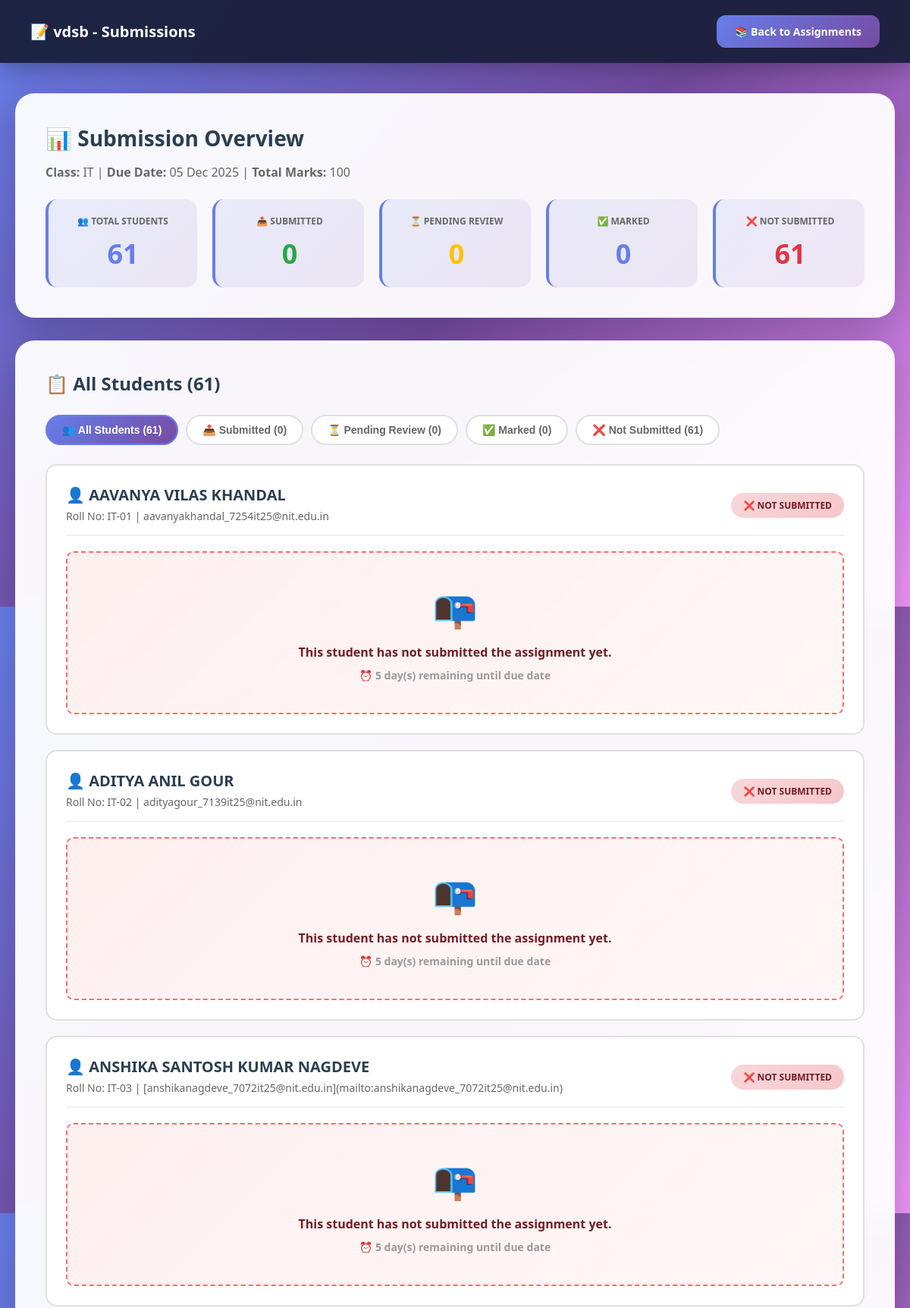
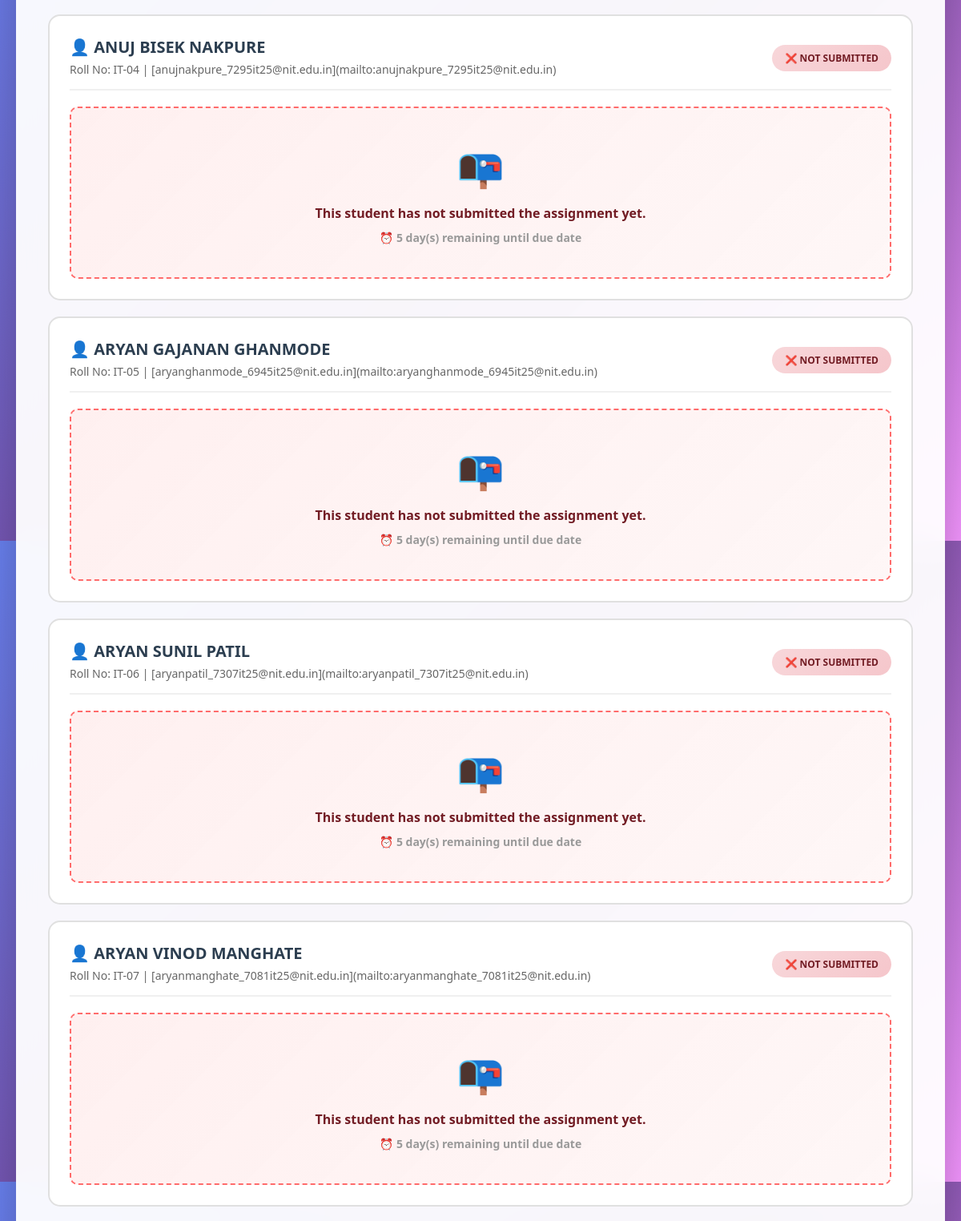
Screenshot of /teacher/view_submissions.php?assignment_id=6 (signed in, upper part) with the database file from the repository (2 pictures, top to bottom).
### tables this page shows
CREATE TABLE `assignments` (
  `id` int(11) NOT NULL,
  `teacher_id` int(11) NOT NULL,
  `class_id` int(11) NOT NULL,
  `title` varchar(255) NOT NULL,
  `description` text DEFAULT NULL,
  `due_date` date NOT NULL,
  `total_marks` int(11) NOT NULL DEFAULT 100,
  `file_path` varchar(255) DEFAULT NULL,
  `created_at` timestamp NOT NULL DEFAULT current_timestamp(),
  `updated_at` timestamp NOT NULL DEFAULT current_timestamp() ON UPDATE current_timestamp()
);

CREATE TABLE `classes` (
  `id` int(11) NOT NULL,
  `class_name` varchar(100) NOT NULL,
  `department_id` int(11) NOT NULL,
  `year` int(11) NOT NULL,
  `section` varchar(10) NOT NULL,
  `teacher_id` int(11) NOT NULL,
  `semester` int(11) NOT NULL,
  `academic_year` varchar(20) NOT NULL,
  `created_at` timestamp NOT NULL DEFAULT current_timestamp()
);

CREATE TABLE `students` (
  `id` int(11) NOT NULL,
  `roll_number` varchar(50) NOT NULL,
  `full_name` varchar(100) NOT NULL,
  `email` varchar(100) NOT NULL,
  `phone` varchar(15) DEFAULT NULL,
  `photo` varchar(255) DEFAULT NULL,
  `password` varchar(255) NOT NULL,
  `department_id` int(11) NOT NULL,
  `class_id` int(11) NOT NULL,
  `year` int(11) NOT NULL,
  `semester` int(11) NOT NULL,
  `admission_year` varchar(10) DEFAULT NULL,
  `is_active` tinyint(1) DEFAULT 1,
  `created_at` timestamp NOT NULL DEFAULT current_timestamp()
);

### db.php (called while the page is built, shortened)
<?php
$conn = new mysqli(DB_HOST, DB_USER, DB_PASS, DB_NAME);
$conn->set_charset("utf8mb4");
$conn->query("SET time_zone = '+05:30'");
function isLoggedIn() {
    return isset($_SESSION['user_id']) && isset($_SESSION['role']);
}
function getCurrentUser() {
    global $conn;
    $user_id = $_SESSION['user_id'];
    $role = $_SESSION['role'];
    if ($role === 'student') {
        $query = "SELECT * FROM students WHERE id = ?";
    } elseif ($role === 'parent') {
        $query = "SELECT * FROM parents WHERE id = ?";
    } else {
        $query = "SELECT * FROM users WHERE id = ?";
    }
    $stmt = $conn->prepare($query);
    $stmt->bind_param("i", $user_id);
    $stmt->execute();
    $result = $stmt->get_result();
    return $result->fetch_assoc();
}
?>

### teacher/view_submissions.php (the view, shortened to what this page needs)
<?php
require_once '../db.php';
$user = getCurrentUser();
$teacher_id = $user['id'];
$assignment_id = isset($_GET['assignment_id']) ? intval($_GET['assignment_id']) : 0;
$assignment_query = "SELECT a.*, c.section, c.class_name, c.id as class_id,
                     c.year, c.semester, c.academic_year
                     FROM assignments a
                     JOIN classes c ON a.class_id = c.id
                     WHERE a.id = ? AND a.teacher_id = ?";
$stmt = $conn->prepare($assignment_query);
$stmt->bind_param("ii", $assignment_id, $teacher_id);
$stmt->execute();
$assignment = $stmt->get_result()->fetch_assoc();
$submissions_query = "SELECT
                        s.id as student_id,
                        s.roll_number,
                        s.full_name,
                        s.email,
                        asub.id as submission_id,
                        asub.submission_text,
                        asub.file_path,
                        asub.submitted_at,
                        asub.marks_obtained,
                        asub.feedback,
                        asub.status,
                        asub.marked_at
                      FROM students s
                      INNER JOIN classes c ON s.class_id = c.id
                      LEFT JOIN assignment_submissions asub
                        ON s.id = asub.student_id
                        AND asub.assignment_id = ?
                      WHERE c.section = ?
                        AND c.year = ?
                        AND c.semester = ?
                        AND c.academic_year = ?
                      ORDER BY s.roll_number";
$stmt = $conn->prepare($submissions_query);
$stmt->bind_param("issis",
    $assignment_id,
    $assignment['section'],
    $assignment['year'],
    $assignment['semester'],
    $assignment['academic_year']
);
$stmt->execute();
$submissions = $stmt->get_result();
$total_students = 0;
$submitted_count = 0;
$marked_count = 0;
$pending_count = 0;
$not_submitted_count = 0;
$submissions_array = [];
while ($sub = $submissions->fetch_assoc()) {
    $submissions_array[] = $sub;
    $total_students++;
    if ($sub['status'] === 'marked') {
        $marked_count++;
        $submitted_count++;
    } elseif ($sub['status'] === 'submitted') {
        $submitted_count++;
        $pending_count++;
    } else {
        $not_submitted_count++;
    }
}
?>
<!DOCTYPE html>
<html lang="en">
<head>
</head>
<body>
    <nav class="navbar">
        <h1>📝 <?php echo htmlspecialchars($assignment['title']); ?> - Submissions</h1>
        <div class="nav-links">
            <a href="assignments.php" class="btn btn-primary">📚 Back to Assignments</a>
        </div>
    </nav>
    <div class="container">
        <div class="header-section">
            <h2>📊 Submission Overview</h2>
            <p style="color: #666; margin-top: 10px;">
                <strong>Class:</strong> <?php echo htmlspecialchars($assignment['section']); ?> |
                <strong>Due Date:</strong> <?php echo date('d M Y', strtotime($assignment['due_date'])); ?> |
                <strong>Total Marks:</strong> <?php echo $assignment['total_marks']; ?>
            </p>
            <div class="stats-grid">
                <div class="stat-card">
                    <h3>👥 Total Students</h3>
                    <div class="stat-value"><?php echo $total_students; ?></div>
                </div>
                <div class="stat-card">
                    <h3>📤 Submitted</h3>
                    <div class="stat-value" style="color: #28a745;"><?php echo $submitted_count; ?></div>
                </div>
                <div class="stat-card">
                    <h3>⏳ Pending Review</h3>
                    <div class="stat-value" style="color: #ffc107;"><?php echo $pending_count; ?></div>
                </div>
                <div class="stat-card">
                    <h3>✅ Marked</h3>
                    <div class="stat-value" style="color: #667eea;"><?php echo $marked_count; ?></div>
                </div>
                <div class="stat-card">
                    <h3>❌ Not Submitted</h3>
                    <div class="stat-value" style="color: #dc3545;"><?php echo $not_submitted_count; ?></div>
                </div>
            </div>
        </div>
        <div class="submissions-container">
            <h3 style="font-size: 24px; color: #2c3e50; margin-bottom: 25px;">📋 All Students (<?php echo count($submissions_array); ?>)</h3>
            <div style="display: flex; gap: 10px; margin-bottom: 25px; flex-wrap: wrap;">
                <button class="filter-btn active" onclick="filterSubmissions('all')" data-filter="all">
                    👥 All Students (<?php echo $total_students; ?>)
                </button>
                <button class="filter-btn" onclick="filterSubmissions('submitted')" data-filter="submitted">
                    📤 Submitted (<?php echo $submitted_count; ?>)
                </button>
                <button class="filter-btn" onclick="filterSubmissions('pending')" data-filter="pending">
                    ⏳ Pending Review (<?php echo $pending_count; ?>)
                </button>
                <button class="filter-btn" onclick="filterSubmissions('marked')" data-filter="marked">
                    ✅ Marked (<?php echo $marked_count; ?>)
                </button>
                <button class="filter-btn" onclick="filterSubmissions('not-submitted')" data-filter="not-submitted">
                    ❌ Not Submitted (<?php echo $not_submitted_count; ?>)
                </button>
            </div>
            <?php if (count($submissions_array) > 0): ?>
                <?php foreach ($submissions_array as $submission):
                    $filter_class = 'not-submitted';
                ?>
                    <div class="submission-card" data-status="<?php echo $filter_class; ?>">
                        <div class="submission-header">
                            <div class="student-info">
                                <h3>👤 <?php echo htmlspecialchars($submission['full_name']); ?></h3>
                                <p>
                                    Roll No: <?php echo htmlspecialchars($submission['roll_number']); ?> |
                                    <?php echo htmlspecialchars($submission['email']); ?>
                                </p>
                            </div>
                            <div>
                                <?php if ($submission['status'] === 'marked'): ?>
                                    <span class="badge badge-success">✅ Marked</span>
                                <?php elseif ($submission['status'] === 'submitted'): ?>
                                    <span class="badge badge-warning">⏳ Pending Review</span>
                                <?php else: ?>
                                    <span class="badge badge-danger">❌ Not Submitted</span>
                                <?php endif; ?>
                            </div>
                        </div>
                        <?php if ($submission['status'] === 'submitted' || $submission['status'] === 'marked'): ?>
                            <div class="submission-content">
                                <?php if ($submission['submission_text']): ?>
                                    <p><strong>📝 Submission:</strong></p>
                                    <p><?php echo nl2br(htmlspecialchars($submission['submission_text'])); ?></p>
                                <?php endif; ?>
                                <?php if ($submission['file_path']): ?>
                                    <p>
                                        <strong>📎 Attachment:</strong><br>
                                        <?php
                                        $filename = basename($submission['file_path']);
                                        $file_url = "../uploads/submissions/" . $filename;
                                        $full_path = dirname(__DIR__) . "/uploads/submissions/" . $filename;
                                        $file_exists = file_exists($full_path);
                                        ?>
                                        <?php if ($file_exists): ?>
                                            <a href="<?php echo htmlspecialchars($file_url); ?>"
                                               class="file-link"
                                               target="_blank">
                                                📄 <?php echo htmlspecialchars($filename); ?>
                                            </a>
                                        <?php else: ?>
                                            <span style="color: #dc3545;">
                                                ⚠️ File not found: <?php echo htmlspecialchars($filename); ?>
                                            </span>
                                        <?php endif; ?>
                                    </p>
                                <?php endif; ?>
                                <p style="color: #666; font-size: 13px; margin-top: 15px;">
                                    🕒 Submitted on: <?php echo date('d M Y, g:i A', strtotime($submission['submitted_at'])); ?>
                                </p>
                            </div>
                            <?php if ($submission['status'] === 'marked'): ?>
                                <div class="marks-display">
                                    💯 Marks Awarded: <?php echo $submission['marks_obtained']; ?> / <?php echo $assignment['total_marks']; ?>
                                    <span style="font-size: 12px; opacity: 0.9; margin-left: 10px;">
                                        (Marked on <?php echo date('d M Y', strtotime($submission['marked_at'])); ?>)
                                    </span>
                                </div>
                                <?php if ($submission['feedback']): ?>
                                    <div class="feedback-display">
                                        <strong>📢 Feedback:</strong>
                                        <p style="margin-top: 10px; color: #2c3e50;">
                                            <?php echo nl2br(htmlspecialchars($submission['feedback'])); ?>
                                        </p>
                                    </div>
                                <?php endif; ?>
                            <?php else: ?>
                                <form method="POST" class="marking-form">
                                    <h4 style="color: #2c3e50; margin-bottom: 15px;">✏️ Mark This Submission</h4>
                                    <input type="hidden" name="submission_id" value="<?php echo $submission['submission_id']; ?>">
                                    <div class="form-group">
                                        <label for="marks_<?php echo $submission['submission_id']; ?>">
                                            💯 Marks Obtained (out of <?php echo $assignment['total_marks']; ?>)
                                        </label>
                                        <input type="number"
                                               name="marks_obtained"
                                               id="marks_<?php echo $submission['submission_id']; ?>"
                                               min="0"
                                               max="<?php echo $assignment['total_marks']; ?>"
                                               required>
                                    </div>
                                    <div class="form-group">
                                        <label for="feedback_<?php echo $submission['submission_id']; ?>">
                                            📢 Feedback (Optional)
                                        </label>
                                        <textarea name="feedback"
                                                  id="feedback_<?php echo $submission['submission_id']; ?>"
                                                  rows="3"
                                                  placeholder="Provide feedback to the student..."></textarea>
                                    </div>
                                    <button type="submit" name="mark_submission" class="btn btn-success">
                                        ✅ Submit Marks
                                    </button>
                                </form>
                            <?php endif; ?>
                        <?php else: ?>
                            <div class="not-submitted-notice">
                                <p style="font-size: 48px; margin-bottom: 15px;">📭</p>
                                <p>This student has not submitted the assignment yet.</p>
                                <p style="font-size: 14px; color: #999; margin-top: 10px;">
                                    <?php
                                    $days_left = floor((strtotime($assignment['due_date']) - time()) / 86400);
                                    if ($days_left > 0) {
                                        echo "⏰ $days_left day(s) remaining until due date";
                                    } else {
                                        echo "⚠️ Assignment is past due date";
                                    }
                                    ?>
                                </p>
                            </div>
                        <?php endif; ?>
                    </div>
                <?php endforeach; ?>
            <?php endif; ?>
        </div>
    </div>
</body>
</html>

### rows the page displays
assignments: title "vdsb", class.section "IT", due_date "05 Dec 2025", total_marks "100", due_date "5"
students: full_name "AAVANYA VILAS KHANDAL", roll_number "IT-01", email "aavanyakhandal_7254it25@nit.edu.in"
students: full_name "ADITYA ANIL GOUR", roll_number "IT-02", email "adityagour_7139it25@nit.edu.in"
students: full_name "ANSHIKA SANTOSH KUMAR NAGDEVE", roll_number "IT-03", email "[anshikanagdeve_7072it25@nit.edu.in](mailto:anshikanagdeve_7072it25@nit.edu.in)"
students: full_name "ANUJ BISEK NAKPURE", roll_number "IT-04", email "[anujnakpure_7295it25@nit.edu.in](mailto:anujnakpure_7295it25@nit.edu.in)"
students: full_name "ARYAN GAJANAN GHANMODE", roll_number "IT-05", email "[aryanghanmode_6945it25@nit.edu.in](mailto:aryanghanmode_6945it25@nit.edu.in)"
students: full_name "ARYAN SUNIL PATIL", roll_number "IT-06", email "[aryanpatil_7307it25@nit.edu.in](mailto:aryanpatil_7307it25@nit.edu.in)"
students: full_name "ARYAN VINOD MANGHATE", roll_number "IT-07", email "[aryanmanghate_7081it25@nit.edu.in](mailto:aryanmanghate_7081it25@nit.edu.in)"

### other values shown
$total_students "61"
$submitted_count "0"
$pending_count "0"
$marked_count "0"
$not_submitted_count "61"
count($submissions_array) "61"
